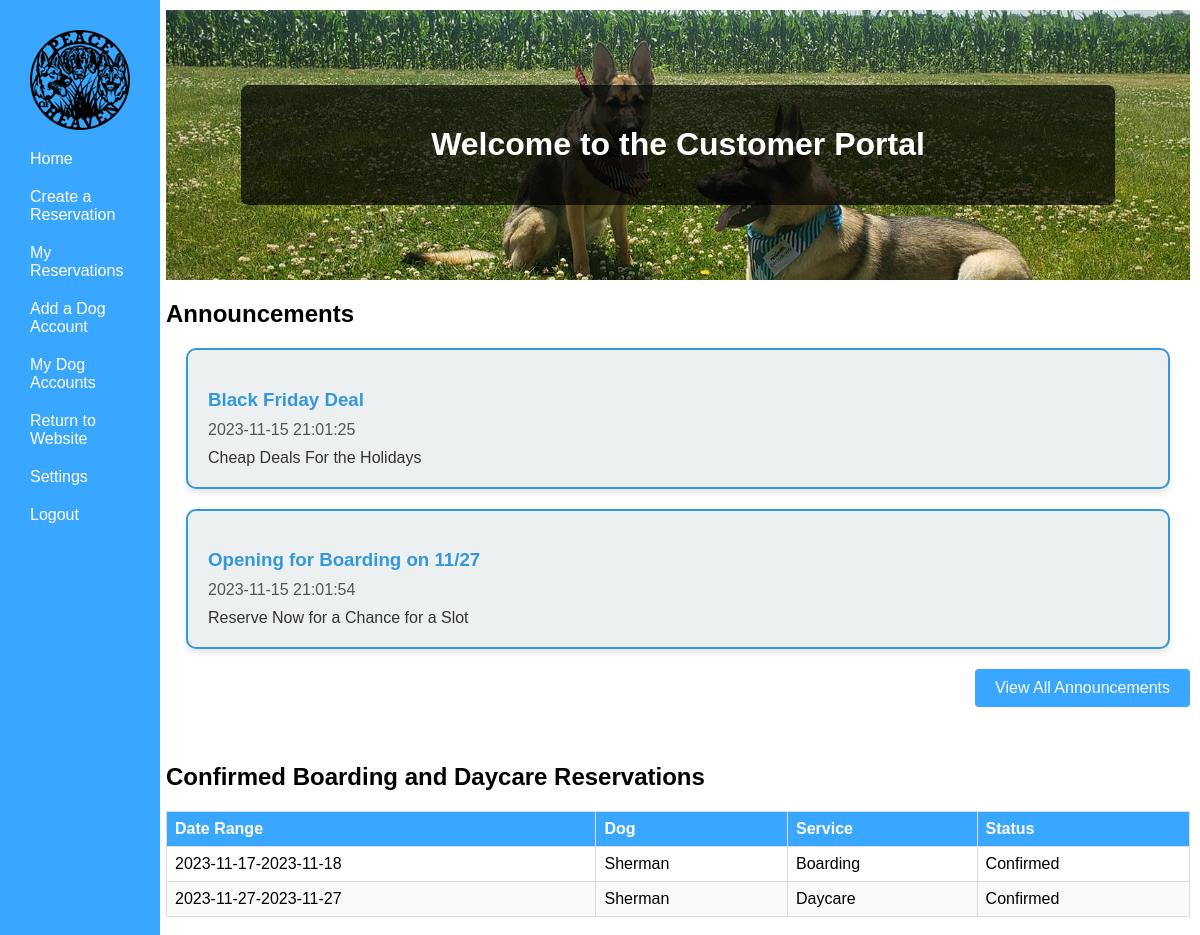
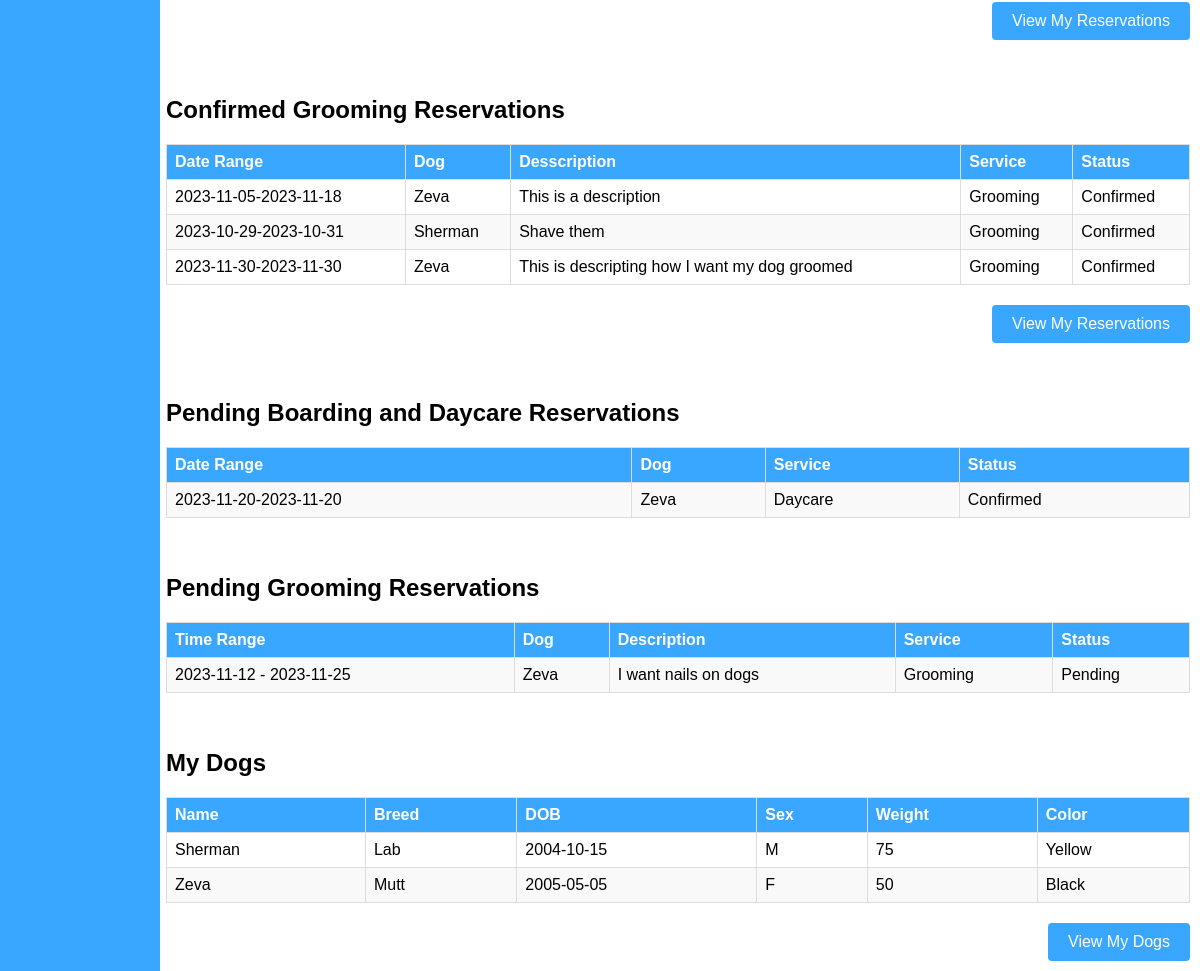
The page /php/Customer Portal/CustHome.php (signed in) on the database its author committed (2 pictures, top to bottom).
### tables this page shows
CREATE TABLE `announcements` (
  `id` int(11) NOT NULL,
  `header` varchar(255) NOT NULL,
  `description` varchar(500) NOT NULL,
  `age` int(11) NOT NULL,
  `date` datetime NOT NULL
);

CREATE TABLE `reservation` (
  `Res_ID` int(11) NOT NULL,
  `ResStartTime` date NOT NULL,
  `ResEndTime` date NOT NULL,
  `EmerContact` varchar(255) NOT NULL,
  `EmerPhone` varchar(12) NOT NULL,
  `isCheckedIn` tinyint(1) NOT NULL,
  `ServiceType` text NOT NULL,
  `isApproved` tinyint(1) NOT NULL,
  `ResDesc` varchar(500) NOT NULL,
  `isFinished` tinyint(1) NOT NULL,
  `CustID` int(11) NOT NULL,
  `DogID` int(11) NOT NULL,
  `KennelID` int(11) NOT NULL
);

CREATE TABLE `dog` (
  `DogID` int(11) NOT NULL,
  `DogName` varchar(30) NOT NULL,
  `Breed` varchar(30) NOT NULL,
  `DogDOB` date NOT NULL,
  `Sex` char(1) NOT NULL,
  `isFixed` tinyint(1) NOT NULL,
  `Weight` int(3) NOT NULL,
  `Color` varchar(16) NOT NULL,
  `HasForms` tinyint(1) NOT NULL DEFAULT 0,
  `DogOtherInfo` varchar(500) NOT NULL,
  `CustID` int(11) NOT NULL
);

CREATE TABLE `grooming_reservation` (
  `GroomResID` int(11) NOT NULL,
  `ResStartDate` date NOT NULL,
  `ResEndDate` date NOT NULL,
  `EmerContact` varchar(255) NOT NULL,
  `EmerPhone` varchar(12) NOT NULL,
  `isApproved` tinyint(1) NOT NULL DEFAULT 0,
  `GroomingDesc` varchar(500) NOT NULL,
  `isFinished` tinyint(1) NOT NULL DEFAULT 0,
  `CustID` int(11) NOT NULL,
  `DogID` int(11) NOT NULL
);

### php/Customer Portal/CustHome.php (the view, shortened to what the rows shown need)
<?php
    $user = new User();
    if($user->isLoggedIn()) {
    if($user->data()->group == 1){
        include("../Customer Portal/CustNavBar.php");
    }
?>
<!DOCTYPE html>
<html>
<head>
    <link rel="stylesheet" href="/PeaceOfHeavenWebPage/css/CustHome.css">
</head>
<body>
<div class=content>
    <div class="header">
        <div class="welcome-box">
        <h1>Welcome to the Customer Portal</h1>
        </div>
    </div>
     <h2>Announcements </h2>
      <?php
      $announcement = new Announcement();
      $announcement->postAnnouncements();
      $allAnnouncements = $announcement->data();
      if(!empty($allAnnouncements)){
        foreach($allAnnouncements as $announcement){
          $header = $announcement->header;
          $date = $announcement->date;
          $description = $announcement->description;
          echo '<div class="announcement">';
          echo '<h3>'.$header.'</h3>';
          echo '<p class="date">'.$date.'</p>';
          echo '<p class="description">'.$description.'</p>';
          echo '</div>';
        }
      }
      ?>
  <br><br>
        <h2>Confirmed Boarding and Daycare Reservations</h2>
        <table>
        <thead>
          <tr>
            <th>Date Range</th>
            <th>Dog</th>
            <th>Service</th>
            <th>Status</th>
          </tr>
    </thead>
    <tbody>
                  <?php
                $reservation = new Reservation('service', array());
                $dog = new Dog();
                $customer = new Customer();
                $customer->findCustInfo($user->data()->id);
                $custid = $customer->data()->CustID;
                $reservation->getConfirmedReservationsWithCustID($custid);
                $allReservations = $reservation->getReservationData();
                if(!empty($allReservations)){
                    foreach ($allReservations as $reservation){
                        echo '<tr>';
                        echo '<td>' . $reservation->ResStartTime . '-'.$reservation->ResEndTime.'</td>';
                        $dog->findDogInfoWithDogID($reservation->DogID);
                        $dogName = $dog->data()->DogName;
                        echo '<td>'.$dogName.'</td>';
                        echo '<td>' . $reservation->ServiceType .'</td>';
                        echo '<td> Confirmed </td>';
                        echo '</tr>';
                    }
                }  ?>
    </tbody>
  </table>
  <br><br>
      <h2>Confirmed Grooming Reservations</h2>
    <table>
    <thead>
      <tr>
        <th>Date Range</th>
        <th>Dog</th>
        <th>Desscription</th>
        <th>Service</th>
        <th>Status</th>
      </tr>
    </thead>
    <tbody>
    <?php
                $reservation = new GroomingReservation('service', array());
                $dog = new Dog();
                $customer = new Customer();
                $customer->findCustInfo($user->data()->id);
                $custid = $customer->data()->CustID;
                $reservation->getConfirmedGroomingReservationsWithCustID($custid);
                $allReservations = $reservation->getReservationData();
                if(!empty($allReservations)){
                    foreach ($allReservations as $reservation){
                        echo '<tr>';
                        echo '<td>' . $reservation->ResStartDate . '-'.$reservation->ResEndDate.'</td>';
                        $dog->findDogInfoWithDogID($reservation->DogID);
                        $dogName = $dog->data()->DogName;
                        echo '<td>'.$dogName.'</td>';
                        echo '<td>'.$reservation->GroomingDesc . '</td>';
                        echo '<td>Grooming</td>';
                        echo '<td> Confirmed </td>';
                        echo '</tr>';
                    }
                }  ?>
    </tbody>
  </table>
  <br><br>
  <h2>Pending Boarding and Daycare Reservations</h2>
  <table>
    <thead>
      <tr>
        <th>Date Range</th>
        <th>Dog</th>
        <th>Service</th>
        <th>Status</th>
      </tr>
    </thead>
    <tbody>
      <tr>
      <?php
                $reservation = new Reservation('service', array());
                $dog = new Dog();
                $customer = new Customer();
                $customer->findCustInfo($user->data()->id);
                $custid = $customer->data()->CustID;
                $reservation->getUnApprovedReservationsWithCustID($custid);
                $allReservations = $reservation->getReservationData();
                if(!empty($allReservations)){
                    foreach ($allReservations as $reservation){
                        echo '<tr>';
                        echo '<td>' . $reservation->ResStartTime . '-'.$reservation->ResEndTime.'</td>';
                        $dog->findDogInfoWithDogID($reservation->DogID);
                        $dogName = $dog->data()->DogName;
                        echo '<td>'.$dogName.'</td>';
                        echo '<td>' . $reservation->ServiceType .'</td>';
                        echo '<td> Confirmed </td>';
                        echo '</tr>';
                    }
                }  ?>
      </tr>
    </tbody>
  </table>
  <br><br>
 <h2>Pending Grooming Reservations</h2>
  <table>
    <thead>
      <tr>
        <th>Time Range</th>
        <th>Dog</th>
        <th>Description</th>
        <th>Service</th>
        <th>Status</th>
      </tr>
    </thead>
    <tbody>
      <tr>
        <?php
        $groomingReservation = new GroomingReservation('Grooming', array());
        $dog = new Dog();
        $user = new User();
        $customer = new Customer();
        $customer->findCustInfo($user->data()->id);
        $custid = $customer->data()->CustID;
        $groomingReservation->getUnApprovedReservationsWithCustID($custid);
        $allGroomingData = $groomingReservation->getReservationData();
            if(!empty($allGroomingData)){
                foreach ($allGroomingData as $reservationGrooming){
                    echo '<tr>';
                    echo '<td>'. $reservationGrooming->ResStartDate . ' - ' .  $reservationGrooming->ResEndDate.'</td>';
                    $dog->findDogInfoWithDogID($reservationGrooming->DogID);
                    $dogName = $dog->data()->DogName;
                    echo '<td>'. $dogName . '</td>';
                    echo '<td>'. $reservationGrooming->GroomingDesc. '</td>';
                    echo '<td>Grooming</td>';
                    echo '<td>Pending</td>';
                    echo '</tr>';
             }
            } ?>
      </tr>
    </tbody>
  </table>
  <br><br>
  <h2>My Dogs</h2>
  <table>
    <thead>
      <tr>
        <th>Name</th>
        <th>Breed</th>
        <th>DOB</th>
        <th>Sex</th>
        <th>Weight</th>
        <th>Color</th>
      </tr>
    </thead>
    <tbody>
        <?php
            $customer = new Customer();
            $customer->findCustInfo($user->data()->id);
            $dog = new Dog();
            $dog->findDogArray($customer->data()->CustID);
             $dogData = $dog->data();
            if(!empty($dogData)){
            foreach ($dogData as $dog) {
                    echo '<tr>';
                    echo '<td>' . $dog->DogName . '</td>';
                    echo '<td>' . $dog->Breed . '</td>';
                    echo '<td>' . $dog->DogDOB . '</td>';
                    echo '<td>' . $dog->Sex . '</td>';
                    echo '<td>' . $dog->Weight . '</td>';
                    echo '<td>' . $dog->Color . '</td>';
                    echo '</tr>';
                }
            }
        ?>
    </tbody>
  </table>
</div>
</body>
</html>
<?php } else {
            Redirect ::to('../UserHandling/login.php');
            }
?>

### rows shown on the page
announcements: header "Black Friday Deal", date "2023-11-15 21:01:25", description "Cheap Deals For the Holidays"
announcements: header "Opening for Boarding on 11/27", date "2023-11-15 21:01:54", description "Reserve Now for a Chance for a Slot"
reservation: ResStartTime "2023-11-17", ResEndTime "2023-11-18", DogID.DogName "Sherman", ServiceType "Boarding"
reservation: ResStartTime "2023-11-27", ResEndTime "2023-11-27", DogID.DogName "Sherman", ServiceType "Daycare"
grooming_reservation: ResStartDate "2023-11-05", ResEndDate "2023-11-18", DogID.DogName "Zeva", GroomingDesc "This is a description"
grooming_reservation: ResStartDate "2023-10-29", ResEndDate "2023-10-31", DogID.DogName "Sherman", GroomingDesc "Shave them"
grooming_reservation: ResStartDate "2023-11-30", ResEndDate "2023-11-30", DogID.DogName "Zeva", GroomingDesc "This is descripting how I want my dog groomed"
reservation: ResStartTime "2023-11-20", ResEndTime "2023-11-20", DogID.DogName "Zeva", ServiceType "Daycare"
grooming_reservation: ResStartDate "2023-11-12", ResEndDate "2023-11-25", DogID.DogName "Zeva", GroomingDesc "I want nails on dogs"
dog: DogName "Sherman", Breed "Lab", DogDOB "2004-10-15", Sex "M", Weight "75", Color "Yellow"
dog: DogName "Zeva", Breed "Mutt", DogDOB "2005-05-05", Sex "F", Weight "50", Color "Black"
